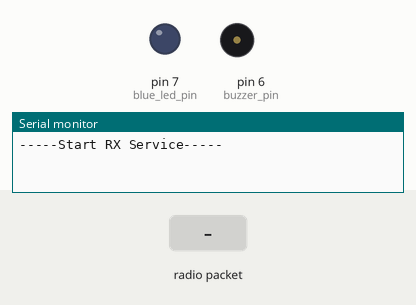
Simulated run of this sketch. Board: Arduino Uno, built with avr-gcc and run on an emulated ATmega328P. Parts: output pins drawn as LEDs (lit = HIGH), buzzer (waves = sounding, pin HIGH), the last lines printed to the serial monitor. The inputs (shaded band) are chosen by the test bench. No radio packets arrive unless stated.

Above: at 1.2 s.
1.3 s: radio packet "1" arrives
At 1.4 s:
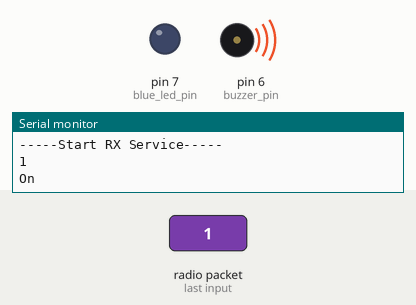
At 2.5 s:
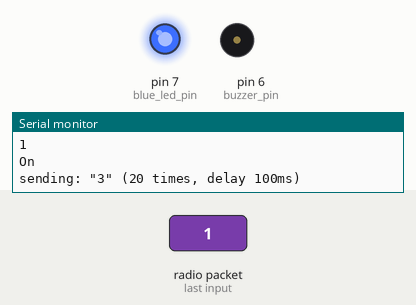
3.0 s: radio packet "0" arrives
At 3.64 s:
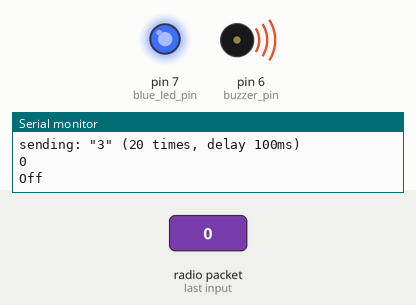
Timing chart, 0 to 6.0 s (numbered marks = the images above; inputs shaded):
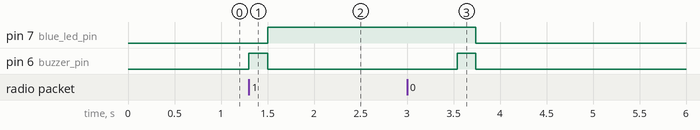

Measured:
- after the input at 1.3 s, pin 7 (blue_led_pin): LOW → HIGH after 0.20 s; pin 6 (buzzer_pin): LOW → HIGH at once, → LOW 0.20 s later
- after the input at 3.0 s, pin 7 (blue_led_pin): HIGH → LOW after 0.74 s; pin 6 (buzzer_pin): LOW → HIGH after 0.54 s, → LOW 0.20 s later

The sketch:

RX.ino
```cpp
#include <SPI.h>
#include <nRF24L01.h>
#include <RF24.h>

RF24 radio(9, 10); // CE, CSN
const byte address[6] = "00001";

const int blue_led_pin = 7;
const int buzzer_pin = 6;

void RX_init() {
  radio.begin();
  radio.openReadingPipe(0, address);
  radio.setPALevel(RF24_PA_MAX);
  radio.startListening();
}

void TX_init() {
  radio.begin();
  radio.openWritingPipe(address);
  radio.setPALevel(RF24_PA_HIGH);
  radio.stopListening();
}

void TX(char charToSend, int duration, int delay_time = 100) {
  TX_init();

  int times = duration / delay_time;
  Serial.print("sending: \"");
  Serial.print(charToSend);
  Serial.print("\" (");
  Serial.print(String(times));
  Serial.print(" times, delay ");
  Serial.print(String(delay_time));
  Serial.println("ms)");
  for (int i = 0; i < times; i++) {
    radio.write(&charToSend, sizeof(charToSend));

    delay(delay_time);
  }
}

int RX(int duration = 10000) {
  RX_init();

  unsigned long previousMillis = millis();  // 初始化 previousMillis

  while (millis() - previousMillis < duration) { // 非阻塞循環
    if (radio.available()) {
      char text[32] = "";
      radio.read(&text, sizeof(text));

      //Serial.println(text);
      if (strcmp(text, "1") == 0) {
        return 1;
      }

      if (strcmp(text, "0") == 0) {
        return 0;
      }
    }
  }

  return -1;
}


void setup() {
  RX_init();

  pinMode(blue_led_pin, OUTPUT);
  pinMode(buzzer_pin, OUTPUT);
  digitalWrite(blue_led_pin, 0);
  digitalWrite(buzzer_pin, 0);

  Serial.begin(9600);
  Serial.println("-----Start RX Service-----");
  //  Serial.println(String(RX()));
}


void loop() {
  if (radio.available()) {
    char text[32] = "";
    radio.read(&text, sizeof(text));

    Serial.println(text);

    if (strcmp(text, "0") == 0) {
      Serial.println("Off");
      digitalWrite(buzzer_pin, 1);
      delay(200);
      digitalWrite(buzzer_pin, 0);
      digitalWrite(blue_led_pin, 0);
      const char text[] = "2";
      TX(text[0], 2000); //send ACK
      RX_init();
    }

    if (strcmp(text, "1") == 0) {
      Serial.println("On");
      digitalWrite(buzzer_pin, 1);
      delay(200);
      digitalWrite(buzzer_pin, 0);
      digitalWrite(blue_led_pin, 1);
      const char text[] = "3";
      TX(text[0], 2000); //send ACK
      RX_init();
    }


  }
}
```
